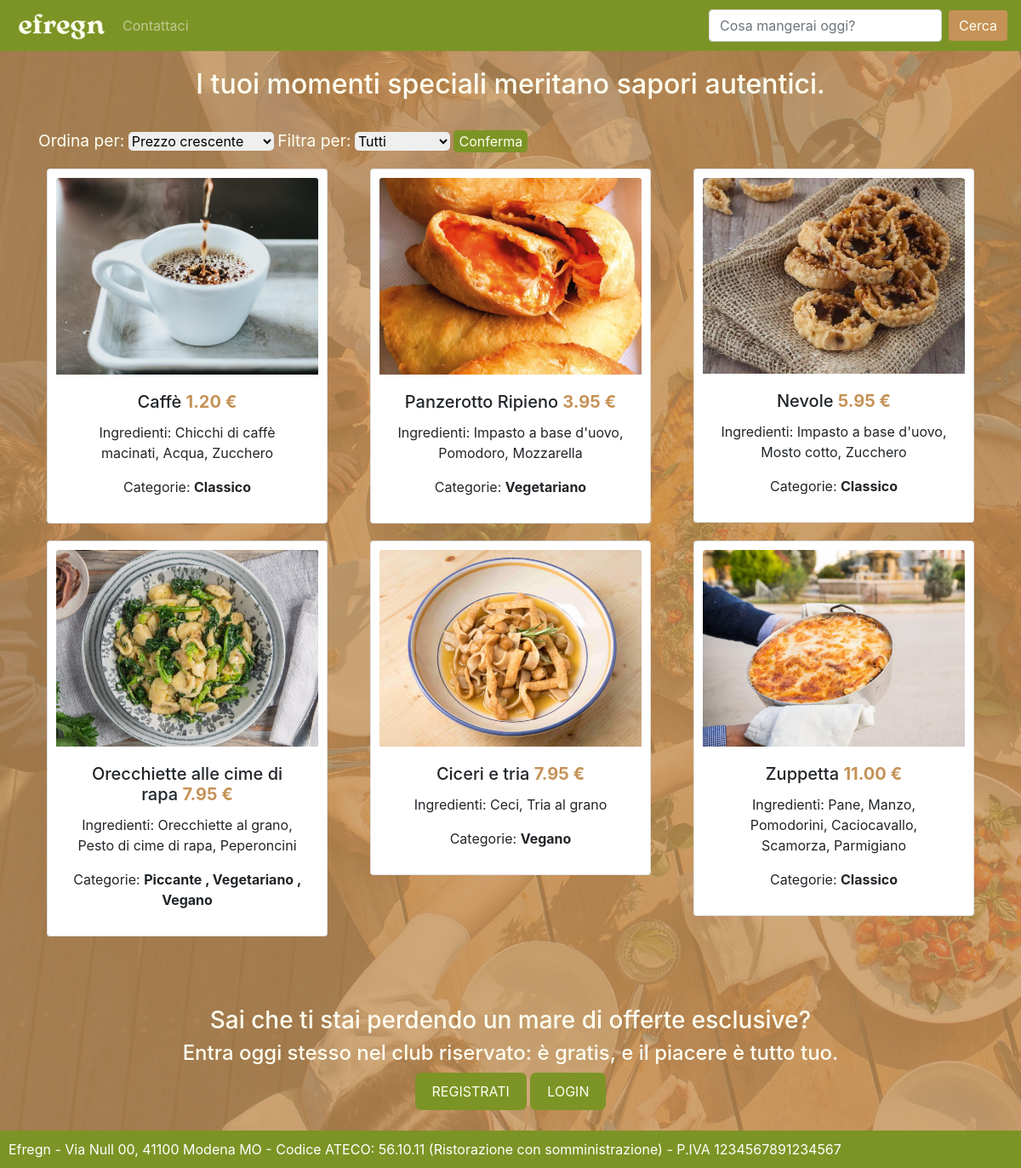
The page / on the database its author committed.
### accounts/models.py (models this page shows, shortened)
class Piatto(models.Model):
    nome = models.CharField(max_length=50)
    ingredienti = models.CharField(max_length=500, null=True, blank=True)
    prezzo = models.FloatField(null=True)
    categoria = models.ManyToManyField(Categoria)
    immagine = models.ImageField(upload_to='piatti/', null=True, blank=True)
    class Meta:
        verbose_name_plural = 'Piatti'

class Categoria(models.Model):
    nome = models.CharField(max_length=50)
    class Meta:
        verbose_name_plural = 'Categorie'

### accounts/views.py (the view)
# urls.py: path('', views.home, name='home'),
def home(request):
    ordine = request.GET.get('ordine', 'prezzo_asc')  # Ordina i piatti di default in prezzo crescente
    categoria = request.GET.get('categoria', 'Tutti')  # Filtra i piatti di default tutti
    categoria = categoria.capitalize()
    piatti = Piatto.objects.all()
    if categoria != 'Tutti':
        piatti = piatti.filter(categoria__nome=categoria)
    if ordine == 'prezzo_asc':
        piatti = piatti.order_by('prezzo')
    elif ordine == 'prezzo_desc':
        piatti = piatti.order_by('-prezzo')
    elif ordine == 'nome':
        piatti = piatti.order_by('nome')
    raccomandazioni = None
    categoria_piu_amata = None
    if request.user.is_authenticated:
        raccomandazioni, categoria_piu_amata = genera_raccomandazioni(request.user)
    return render(request, 'accounts/dashboard.html', {'piatti': piatti, 'raccomandazioni': raccomandazioni, 'categoria_piu_amata':categoria_piu_amata})

### accounts/templates/accounts/dashboard.html (shortened to what this page needs)
{% extends 'accounts/main.html' %}
{% load static %}
{% block content %}
<div style="text-align: center; padding: 20px; ">
        <h2>I tuoi momenti speciali meritano sapori autentici.</h2>
        <br>
        <div class="container">
            <div style="text-align: left;">
                <form method="get" id="ordinamento-filtraggio-piatti">
                    <label for="ordine" style="color: #FFFFF0; font-size: 1.2em;"> Ordina per: </label>
                    <select id="ordine" name="ordine" style="border-radius: 5px; border: none;">
                        <option value="prezzo_asc">Prezzo crescente</option>
                    </select>
                    <label for="categoria" style="color: #FFFFF0; font-size: 1.2em;"> Filtra per: </label>
                    <select id="categoria" name="categoria" style="border-radius: 5px; border: none;">
                        <option value="tutti">Tutti</option>
                    </select>
                    <input type="submit" value="Conferma" style="border-radius: 5px; background: #7c9425; color: #FFFFF0; border: none;">
                </form>
        </div>
            <div class="row">
                {% for piatto in piatti %}
                    <div class="col-md-4">
                        <div class="card rounded" style="margin: 10px; padding: 10px;">
                            {% if piatto.immagine %}
                                <img src="{{ piatto.immagine.url }}" class="card-img-top">
                            {% else %}
                                <img src="{% static 'images/no-immagine.jpg' %}" class="card-img-top">
                            {% endif %}
                            <div class="card-body">
                                <h5 class="card-title">{{ piatto.nome }} <b style="color: #c59257;">{{ piatto.prezzo|floatformat:2 }} €</b> </h5>
                                <p class="card-text">
                                    Ingredienti: {{ piatto.ingredienti }}
                                </p>
                                <p class="card-text">
                                    Categorie:
                                    <b>
                                        {% for categoria in piatto.categoria.all %}
                                            {{ categoria.nome }}
                                            {% if not forloop.last %}, {% endif %}
                                        {% endfor %}
                                    </b>
                                </p>
                            </div>
                        </div>
                    </div>
                {% endfor %}
            </div>
            <br>
        </div>
    <br>
    <br>
    {% if not user.is_authenticated %}
        <div>
            <h3> Sai che ti stai perdendo un mare di offerte esclusive? </h3>
            <h4> Entra oggi stesso nel club riservato: è gratis, e il piacere è tutto tuo. </h4>
            <a href="/registrati/" class="loginbutton">REGISTRATI </a>
            <a href="/login/" class="loginbutton">LOGIN </a>
        </div>
    {% endif %}
</div>
<br>
<br>
<div style="position: relative;">
    {% endblock %}

### accounts/templates/accounts/main.html (shortened to what this page needs)
{% load static %}
<!DOCTYPE html>
<html>
    <head>
        <link rel="stylesheet" href="https://cdn.jsdelivr.net/npm/bootstrap@4.4.1/dist/css/bootstrap.min.css">
        <link rel="stylesheet" type="text/css" href="{% static '/css/main.css' %}">
    </head>
    <body>
        {% include 'accounts/navbar.html' %}
        {% block content %}
        {% endblock %}
        <div class="footer">
        <h7> Efregn - Via Null 00, 41100 Modena MO - Codice ATECO: 56.10.11 (Ristorazione con somministrazione) - P.IVA 1234567891234567 </h7>
        </div>
    </body>
</html>

### accounts/templates/accounts/navbar.html (shortened to what this page needs)
{% load static %}
<nav class="navbar navbar-expand-lg navbar-dark" style="background-color:#7c9425;">
  <a href="/">
    <img src="{% static 'images/logo.png' %}" style="width: 10vw; min-width: 10px;">
  </a>
    <div class="collapse navbar-collapse" id="navbarSupportedContent">
      <ul class="navbar-nav mr-auto">
        <li class="nav-item">
          <a class="nav-link" href="mailto:ciao@efregn.com">Contattaci</a>
        </li>
      </ul>
      <form class="form-inline my-2 my-lg-0" method="get" action="{% url 'cerca_piatto' %}">
        <input class="form-control mr-sm-2" type="search" placeholder="Cosa mangerai oggi?" aria-label="Search" name="q">
        <button class="btn btn-outline-success my-2 my-sm-0" type="submit">Cerca</button>
      </form>
    </div>
</nav>

### static/css/main.css (style rules this page uses)
body { background-color: #C59257; }
h2 { color: #FFFFF0; }
h3 { color: #FFFFF0; }
h4 { color: #FFFFF0; }
.footer { position: absolute; bottom: 0; width: 100%; text-align: left; background-color: #7c9425; color: white; padding: 10px; }
.loginbutton { display: inline-block; background-color: #7c9425; color: #FFFFF0; padding: 10px 20px; text-decoration: none; border: none; border-radius: 7px; transition: background-color 0.3s, color 0.3s; }
.btn.btn-outline-success.my-2.my-sm-0 { background-color: #C59257; color: #FFFFF0; border: none; }

### rows shown on the page
Piatto: immagine (picture), nome "Caffè", prezzo "1.20", ingredienti "Chicchi di caffè macinati, Acqua, Zucchero"
Categoria: nome "Classico"
Piatto: immagine (picture), nome "Panzerotto Ripieno", prezzo "3.95", ingredienti "Impasto a base d'uovo, Pomodoro, Mozzarella"
Categoria: nome "Vegetariano"
Piatto: immagine (picture), nome "Nevole", prezzo "5.95", ingredienti "Impasto a base d'uovo, Mosto cotto, Zucchero"
Piatto: immagine (picture), nome "Orecchiette alle cime di rapa", prezzo "7.95", ingredienti "Orecchiette al grano, Pesto di cime di rapa, Peperoncini"
Categoria: nome "Piccante"
Categoria: nome "Vegano"
Piatto: immagine (picture), nome "Ciceri e tria", prezzo "7.95", ingredienti "Ceci, Tria al grano"
Piatto: immagine (picture), nome "Zuppetta", prezzo "11.00", ingredienti "Pane, Manzo, Pomodorini, Caciocavallo, Scamorza, Parmigiano"
